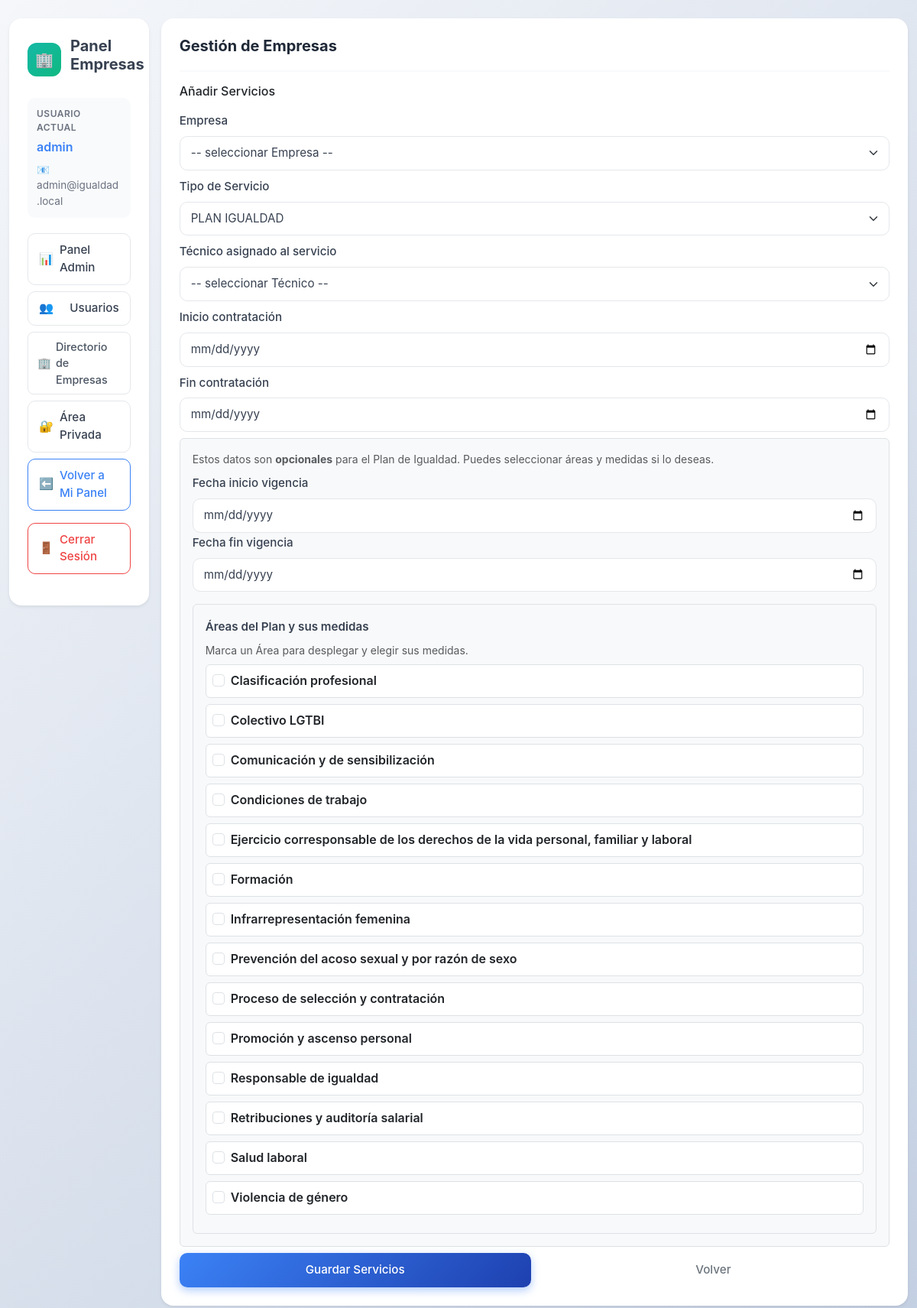
The page /model/empresa.php?view=add_contratos&from=admin (signed in) on the database as committed earlier.
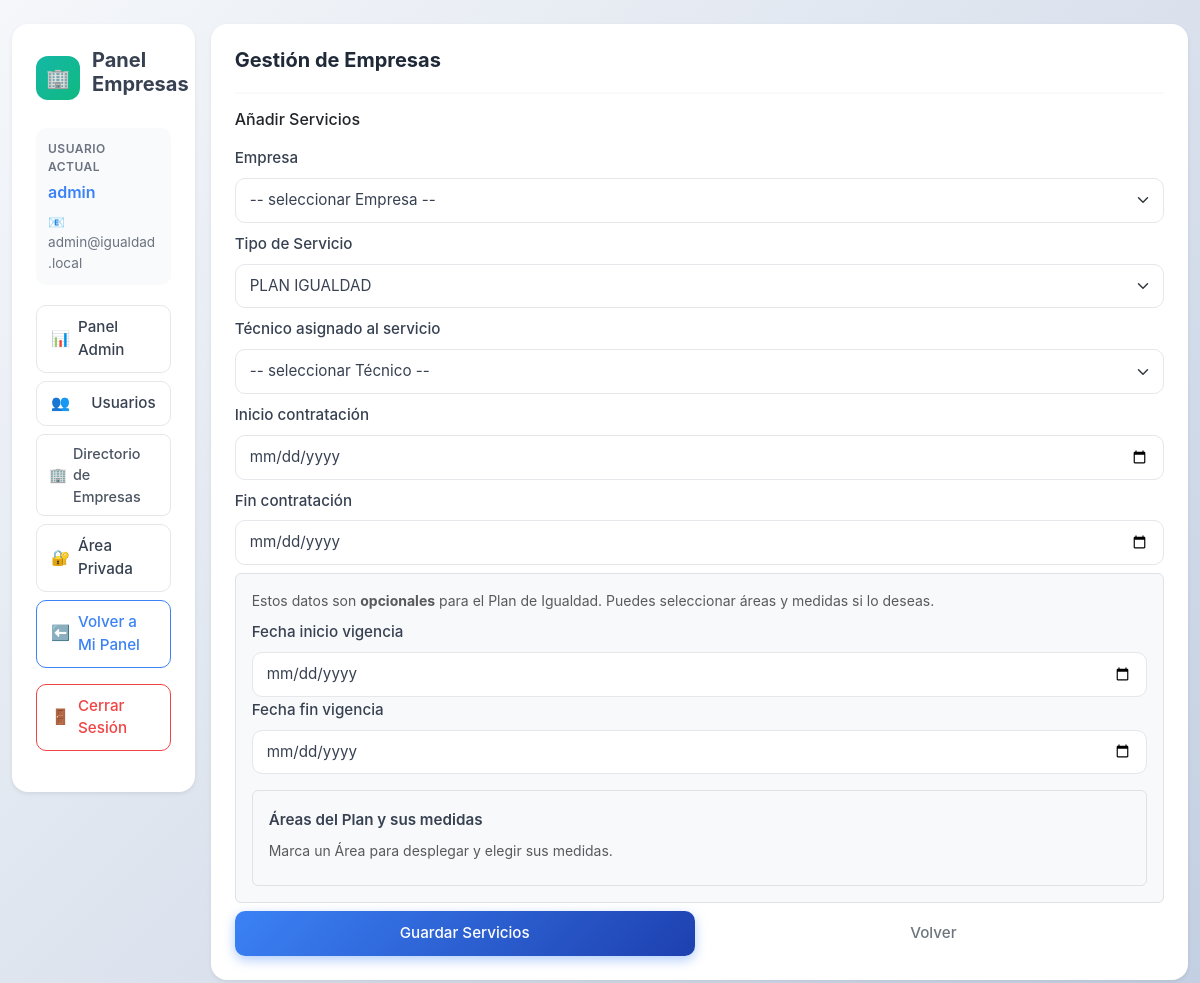
The same page on the database as committed later.
### tables this page shows
CREATE TABLE `usuario`(
 `id_usuario`INT PRIMARY KEY AUTO_INCREMENT NOT NULL,
 `nombre_usuario`VARCHAR(255) UNIQUE NOT NULL,
 `apellidos`VARCHAR(255) DEFAULT NULL,
 `email`VARCHAR(255) UNIQUE NOT NULL,
 `telefono`VARCHAR(20)  DEFAULT NULL,
 `direccion`VARCHAR(255) DEFAULT NULL,
 `localidad`VARCHAR(20) DEFAULT NULL,
 `password`VARCHAR(255) NOT NULL,
 `rol_id`INT NOT NULL,
    CONSTRAINT fk_usuario_rol FOREIGN KEY (rol_id) REFERENCES rol(id) ON DELETE RESTRICT,
INDEX idx_usuario_rol (rol_id)
);

CREATE TABLE `area_plan`(
`id_plan`INT PRIMARY KEY AUTO_INCREMENT NOT NULL,
`nombre`VARCHAR(255) NOT NULL);

### model/empresa.php (called while the page is built, shortened)
<?php
require_once __DIR__ . '/../php/helpers.php';
require __DIR__ . '/../config/config.php';
$currentUserId = (int)($_SESSION['user']['id_usuario'] ?? 0);
$view = (string)($_GET['view'] ?? 'ver_empresas');
$adminUsername = (string)($_SESSION['user']['nombre_usuario'] ?? 'admin');
$adminEmail = '';
if ($currentUserId > 0) {
  $stmt = db()->prepare("SELECT email FROM usuario WHERE id_usuario = ? LIMIT 1");
  $stmt->bind_param('i', $currentUserId);
  $stmt->execute();
  $row = $stmt->get_result()->fetch_assoc();
  $adminEmail = (string)($row['email'] ?? '');
}
$db = db();
$tipoContratoForzadoAdd = '';
$areasPlanContrato = [];
$addContratoOld = $_SESSION['add_contrato_old'] ?? [
  'id_empresa' => 0,
  'id_usuario' => 0,
  'tipo_contrato' => 'PLAN IGUALDAD',
  'inicio_plan' => '',
  'fin_plan' => '',
  'inicio_contratacion' => '',
  'fin_contratacion' => '',
  'areas' => [],
  'medidas' => [],
];
if ($view === 'add_contratos') {
  $resAreasContrato = $db->query("SELECT id_plan, nombre FROM area_plan ORDER BY nombre");
  while ($area = $resAreasContrato->fetch_assoc()) {
    $areasPlanContrato[] = $area;
  }
}
require __DIR__ . '/../html/index_empresa.php';

### php/helpers.php (called while the page is built, shortened)
<?php
if (!function_exists('h')) {
    function h(mixed $value): string
    {
        return htmlspecialchars((string)$value, ENT_QUOTES, 'UTF-8');
    }
}

### config/config.php (called while the page is built, shortened)
<?php
function db(): mysqli {
  static $conn = null;
  if ($conn instanceof mysqli) return $conn;
  $conn = new mysqli(DB_HOST, DB_USER, DB_PASS, DB_NAME);
  $conn->set_charset('utf8mb4');
  return $conn;
}

### html/index_empresa.php (the view, shortened to what the rows shown need)
<?php
$view = $view ?? 'ver_empresas';
$rol = strtoupper((string)($_SESSION['user']['rol'] ?? ''));
$isTecnico = ($rol === 'TECNICO');
$isCliente = ($rol === 'CLIENTE');
$sessionUsername = h($adminUsername ?? 'usuario');
$sessionEmail = h($adminEmail ?? '');
$panelCss = $isTecnico ? '../css/tecnico.css' : ($isCliente ? '../css/empresa.css' : '../css/admin.css');
$fromPanel = (string)($_GET['from'] ?? ($isTecnico ? 'tecnico' : ($isCliente ? 'cliente' : '')));
$fromParam = $fromPanel !== '' ? '&from=' . urlencode($fromPanel) : '';
$soloMedidasEmbed = ((string)($_GET['solo_medidas_embed'] ?? '') === '1');
$soloMedidasEmbedMode = ($soloMedidasEmbed && $view === 'edit_contratos');
?>
<!doctype html>
<html lang="es">
<head>
    <link href="https://cdn.jsdelivr.net/npm/bootstrap@5.3.3/dist/css/bootstrap.min.css" rel="stylesheet">
    <link rel="stylesheet" href="../css/global.css">
    <link rel="stylesheet" href="<?= $panelCss ?>">
</head>
<body class="bg-light">
    <div class="container-fluid<?= $soloMedidasEmbedMode ? ' py-2 px-2' : ' py-4' ?>">
        <div class="row g-3">
            <?php if (!$soloMedidasEmbedMode): ?>
                <aside class="col-12 col-lg-3 col-xl-2">
                    <div class="card shadow-sm border-0 sidebar">
                        <div class="card-body">
                            <div class="sidebar-user-info">
                                <div class="info-label">Usuario Actual</div>
                                <div class="info-value"><?= $sessionUsername ?></div>
                                <?php if ($sessionEmail !== ''): ?>
                                    <div class="info-email">📧 <?= $sessionEmail ?></div>
                                <?php endif; ?>
                            </div>
                        </div>
                    </div>
                </aside>
            <?php endif; ?>
            <main class="<?= $soloMedidasEmbedMode ? 'col-12' : 'col-12 col-lg-9 col-xl-10' ?>">
                <div class="card panel mx-auto shadow-sm border-0 <?= in_array($view, ['ver_empresas', 'ver_empresa', 'ver_planes', 'ver_contratos'], true) ? 'panel-wide' : '' ?>">
                    <div class="card-body <?= $soloMedidasEmbedMode ? 'p-2' : 'p-4' ?>">
                        <?php if ($view === 'ver_empresas'): ?>
                            <div class="d-flex justify-content-between align-items-center mb-3">
                                <h6 class="mb-0">Listado de empresas</h6>
                                <?php if (!$isTecnico): ?>
                                    <a class="btn btn-primary btn-sm" href="../model/empresa.php?view=add_empresas<?= $fromParam ?>">Agregar Empresa</a>
                                <?php endif; ?>
                            </div>
                            <div class="d-flex flex-wrap justify-content-between align-items-center gap-3 mb-3">
                                <div class="d-flex align-items-center gap-2">
                                    <span>Mostrar</span>
                                    <select class="form-select form-select-sm" style="width: 90px;" disabled>
                                        <option selected>10</option>
                                    </select>
                                    <span>Entradas</span>
                                </div>
                                <form method="get" action="../model/empresa.php" class="d-flex align-items-center gap-2">
                                    <input type="hidden" name="view" value="ver_empresas">
                                    <?php if ($fromPanel !== ''): ?>
                                        <input type="hidden" name="from" value="<?= h($fromPanel) ?>">
                                    <?php endif; ?>
                                    <label class="mb-0">Buscar:</label>
                                    <input class="form-control form-control-sm" name="q" value="<?= h($searchQ ?? '') ?>" style="width: 220px;">
                                    <button class="btn btn-outline-secondary btn-sm" type="submit">Buscar</button>
                                    <?php if (!empty($searchQ)): ?>
                                        <a class="btn btn-outline-danger btn-sm" href="../model/empresa.php?view=ver_empresas<?= $fromParam ?>">Limpiar</a>
                                    <?php endif; ?>
                                </form>
                            </div>
                            <div class="table-responsive">
                                <table class="table table-bordered align-middle text-center usuarios-table table-fit">
                                    <thead class="table-secondary">
                                        <tr>
                                            <th class="w-50px">#</th>
                                            <th class="wrap">Razón Social</th>
                                            <th class="w-120px">NIF</th>
                                            <th class="w-150px">Responsable</th>
                                            <th class="wrap">Sector de la Empresa</th>
                                            <th class="w-120px">Teléfono</th>
                                            <th class="wrap">Email</th>
                                            <th class="col-actions">Acciones</th>
                                        </tr>
                                    </thead>
                                    <tbody>
                                        <?php $i = 1 + (((int)($currentPage ?? 1) - 1) * 10); ?>
                                        <?php foreach (($empresas ?? []) as $e): ?>
                                            <tr>
                                                <td><?= $i++ ?></td>
                                                <td class="wrap"><?= h($e['razon_social'] ?? '') ?></td>
                                                <td><?= h($e['nif'] ?? '') ?></td>
                                                <td><?= h($e['responsable'] ?? '') ?></td>
                                                <td class="wrap"><?= h($e['sector'] ?? '') ?></td>
                                                <td><?= h($e['telefono'] ?? '') ?></td>
                                                <td class="wrap"><?= h($e['email'] ?? '') ?></td>
                                                <td class="col-actions">
                                                    <div class="actions-nowrap">
                                                        <a class="btn btn-primary btn-sm shared-table-action-btn"
                                                            href="../model/empresa.php?view=ver_empresa&id_empresa=<?= (int)$e['id_empresa'] ?><?= $fromParam ?>" title="Ver empresa">Ver</a>
                                                        <a class="btn btn-success btn-sm shared-table-action-btn"
                                                            href="../model/empresa.php?view=edit_empresas&id_empresa=<?= (int)$e['id_empresa'] ?><?= $fromParam ?>" title="Editar empresa">Editar</a>
                                                        <?php if (!$isTecnico): ?>
                                                            <form method="post" action="../controller/empresa_controller.php" class="d-inline"
                                                                onsubmit="return confirm('¿Seguro que quieres eliminar la empresa <?= h($e['razon_social'] ?? '') ?>?');">
                                                                <input type="hidden" name="accion" value="eliminar_empresas">
                                                                <?= csrf_input() ?>
                                                                <input type="hidden" name="id_empresa" value="<?= (int)$e['id_empresa'] ?>">
                                                                <button class="btn btn-outline-danger btn-sm shared-table-action-btn" type="submit" title="Eliminar empresa">Eliminar</button>
                                                            </form>
                                                        <?php endif; ?>
                                                    </div>
                                                </td>
                                            </tr>
                                        <?php endforeach; ?>
                                        <?php if (empty($empresas)): ?>
                                            <tr>
                                                <td colspan="8" class="text-muted">No hay empresas.</td>
                                            </tr>
                                        <?php endif; ?>
                                    </tbody>
                                </table>
                            </div>
                            <?php
                            $perPage = 10;
                            $totalEmpresas = (int)($totalEmpresas ?? count($empresas ?? []));
                            $currentPage = (int)($currentPage ?? 1);
                            $totalPages = (int)($totalPages ?? 1);
                            $start = ($totalEmpresas === 0) ? 0 : (($currentPage - 1) * $perPage + 1);
                            $end = min($currentPage * $perPage, $totalEmpresas);
                            $qParam = (string)($searchQ ?? '');
                            ?>
                            <div class="d-flex flex-wrap justify-content-between align-items-center gap-3 mt-3">
                                <div class="text-muted small">
                                    Mostrando <?= $start ?> a <?= $end ?> de <?= $totalEmpresas ?> Entradas
                                </div>
                                <nav aria-label="Paginación empresas">
                                    <ul class="pagination pagination-sm mb-0">
                                        <?php
                                        $prevDisabled = ($currentPage <= 1) ? 'disabled' : '';
                                        $prevPage = max(1, $currentPage - 1);
                                        $nextDisabled = ($currentPage >= $totalPages) ? 'disabled' : '';
                                        $nextPage = min($totalPages, $currentPage + 1);
                                        ?>
                                        <li class="page-item <?= $prevDisabled ?>">
                                            <a class="page-link"
                                                href="../model/empresa.php?view=ver_empresas&page=<?= $prevPage ?>&q=<?= urlencode($qParam) ?><?= $fromParam ?>">Anterior</a>
                                        </li>
                                        <?php for ($p = 1; $p <= $totalPages; $p++): ?>
                                            <li class="page-item <?= ($p === $currentPage) ? 'active' : '' ?>">
                                                <a class="page-link"
                                                    href="../model/empresa.php?view=ver_empresas&page=<?= $p ?>&q=<?= urlencode($qParam) ?><?= $fromParam ?>"><?= $p ?></a>
                                            </li>
                                        <?php endfor; ?>
                                        <li class="page-item <?= $nextDisabled ?>">
                                            <a class="page-link"
                                                href="../model/empresa.php?view=ver_empresas&page=<?= $nextPage ?>&q=<?= urlencode($qParam) ?><?= $fromParam ?>">Siguiente</a>
                                        </li>
                                    </ul>
                            </div>
                <?php elseif ($view === 'add_contratos'): ?>
                    <form method="post" action="../controller/empresa_controller.php" class="vstack gap-2">
                        <?php $tipoContratoActualAdd = strtoupper(trim((string)((($tipoContratoForzadoAdd ?? '') !== '') ? $tipoContratoForzadoAdd : ($addContratoOld['tipo_contrato'] ?? 'PLAN IGUALDAD')))); ?>
                        <div class="maintenance-fields border rounded p-3 bg-light" style="display: <?= in_array($tipoContratoActualAdd, ['MANTENIMIENTO', 'PLAN IGUALDAD']) ? 'block' : 'none' ?>;">
                            <div class="border rounded p-3 bg-light mt-3">
                                <?php foreach (($areasPlanContrato ?? []) as $area): ?>
                                    <?php
                                    $areaId      = (int)$area['id_plan'];
                                    $checkedArea = in_array($areaId, array_map('intval', $addContratoOld['areas'] ?? []), true);
                                    ?>
                                    <div class="border rounded p-2 mb-2 bg-white">
                                        <div class="form-check">
                                            <input
                                                class="form-check-input js-contrato-area-check"
                                                type="checkbox"
                                                id="contrato_area_<?= $areaId ?>"
                                                name="areas[]"
                                                value="<?= $areaId ?>"
                                                data-area="<?= $areaId ?>"
                                                <?= $checkedArea ? 'checked' : '' ?>>
                                            <label class="form-check-label fw-semibold" for="contrato_area_<?= $areaId ?>">
                                                <?= h($area['nombre']) ?>
                                            </label>
                                        </div>
                                    </div>
                                <?php endforeach; ?>
                            </div>
                        </div>
                    </form>
                <?php endif; ?>
                </div>
        </div>
        </main>
    </div>
    </div>
</body>
</html>

Rows that differ between the two databases and show on the page:
removed area_plan: nombre "Clasificación profesional"
removed area_plan: nombre "Colectivo LGTBI"
removed area_plan: nombre "Comunicación y de sensibilización"
removed area_plan: nombre "Condiciones de trabajo"
removed area_plan: nombre "Ejercicio corresponsable de los derechos de la vida personal, familiar y laboral"
removed area_plan: nombre "Formación"
removed area_plan: nombre "Infrarrepresentación femenina"
removed area_plan: nombre "Prevención del acoso sexual y por razón de sexo"
removed area_plan: nombre "Proceso de selección y contratación"
removed area_plan: nombre "Promoción y ascenso personal"
removed area_plan: nombre "Responsable de igualdad"
removed area_plan: nombre "Retribuciones y auditoría salarial"
removed area_plan: nombre "Salud laboral"
removed area_plan: nombre "Violencia de género"
